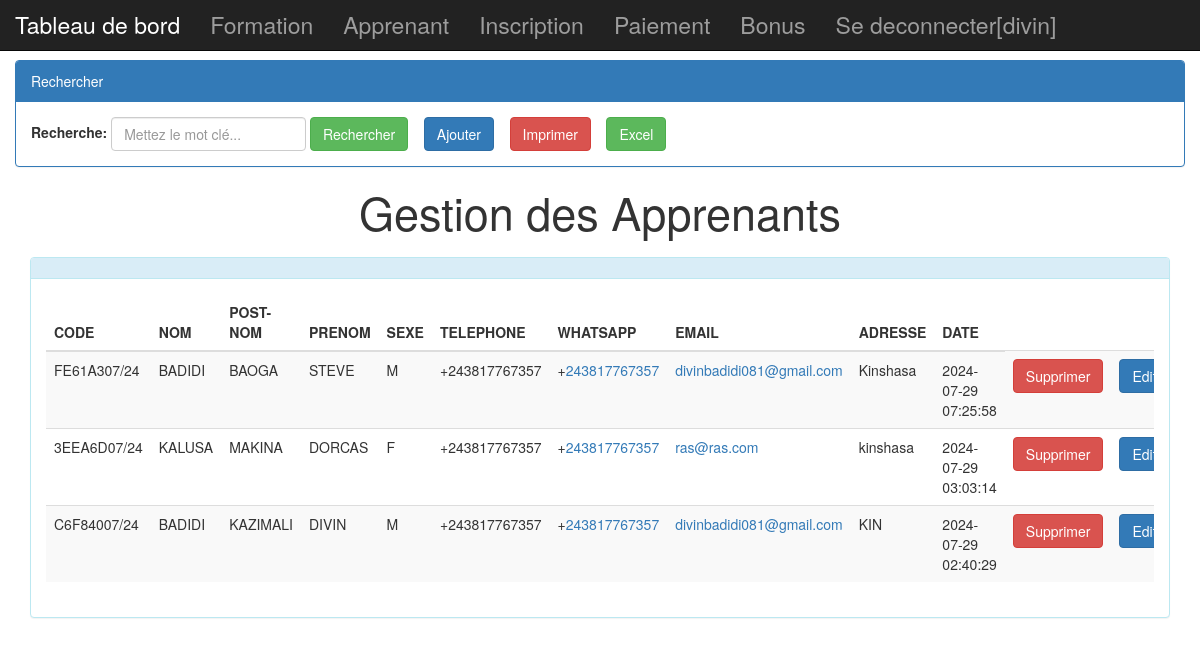
/view/apprenant.php (signed in), run on the app's committed database.
### tables this page shows
CREATE TABLE `apprenant` (
  `code` varchar(15) NOT NULL,
  `nom` varchar(255) NOT NULL,
  `postnom` varchar(255) NOT NULL,
  `prenom` varchar(255) NOT NULL,
  `sexe` varchar(10) NOT NULL,
  `phone` varchar(15) NOT NULL,
  `tel` varchar(15) NOT NULL,
  `email` varchar(100) NOT NULL,
  `adresses` varchar(255) NOT NULL,
  `dates` timestamp NOT NULL DEFAULT current_timestamp(),
  `nom_complet` varchar(255) NOT NULL
);

### model/selection_apprenant.php (called while the page is built)
<?php
	$mc=isset($_GET['motcle'])?$_GET['motcle']:"";
	$requete="SELECT * FROM apprenant WHERE nom_complet LIKE '%$mc%' ORDER BY dates DESC";
	$resultat=$pdo->query($requete);

### view/apprenant.php (the view, shortened to what this page needs)
<!DOCTYPE html>
<html>
<head>
	<link rel="stylesheet" type="text/css" href="../includes/css/bootstrap.css">
</head>
	<body>
		<div class="navbar navbar-inverse navbar-fixed-top">
			<?php 	require_once('menu.php'); ?>
		</div>
	<?php
	    require_once("../bdd/connexion.php");
		require_once('../model/selection_apprenant.php');
	?>
			<div class="contenair col-lg-12 col-md-6 divin">
		<div class="panel panel-primary ">
				<div class="panel-heading">
					Rechercher
				</div>
				<div class="panel-body">
			<form method="get" action="" class="form-inline">
						<div class="form-group">
							<label for="propri">Recherche:</label>
							<input type="text" name="motcle" class="form-control" placeholder="Mettez le mot clé..." value="<?php echo $mc ?>">
						</div>
						<button type="submit" class="btn btn-success">
						Rechercher</button>
						<a href="ajout-apprenant.php" class="btn btn-primary">Ajouter</a>
						<a href="imprimer-apprenant.php" class="btn btn-danger">Imprimer</a>
						  <button class="btn btn-success" title="Exporter vers Excel" name="export2">Excel</button>
					</form>
		</div>
			</div>
		<div align="center">
			<h1 style="font-size: 45px;">
				Gestion des Apprenants
			</h1>
		</div>
			<div class="col-md-12 col-xs-12">
				<div class="panel panel-info spacer">
					<div class="panel-heading">
					</div>
					<div class="panel-body">
						<div class="table-responsive table--no-card m-b-30">
						<table class="table table-striped">
							<thead>
								<tr>
									<th>CODE</th><th>NOM</th><th>POST-NOM</th><th>PRENOM</th><th>SEXE</th><th>TELEPHONE</th><th>WHATSAPP</th><th>EMAIL</th><th>ADRESSE</th><th>DATE</th>
								</tr>
							</thead>
							<tbody>
								<?php while ($et=$resultat->fetch()){?>
								<tr>
								<td><?php  echo($et['code'])?></td>
								<td><?php  echo($et['nom'])?></td>
								<td><?php  echo($et['postnom'])?></td>
								<td><?php  echo($et['prenom'])?></td>
								<td><?php  echo($et['sexe'])?></td>
								<td>+<?php  echo($et['phone'])?></td>
								<td>+<a href="https://api.whatsapp.com/send?phone=%2B<?= $et['tel']; ?>&text=Bonjour&app_absent=0"><?php  echo($et['tel'])?></a></td>
								<td><a href="mailto:<?php  echo($et['email'])?>"><?php  echo($et['email'])?></a> </td>
								<td><?php  echo($et['adresses'])?></td>
								<td><?php  echo($et['dates'])?></td>
								<td><a onclick="return confirm('Etes-vous sûre...?');" href="../model/supprimer-apprenant.php?id=<?php echo($et['code'])?>" class="btn btn-danger">Supprimer</a></td>
								<td><a href="edit-apprenant.php?id=<?php echo($et['code'])?>" class="btn btn-primary">Editer</a></td>
											</tr>
									<?php } ?>
							</tbody>
						</table>
					</div>
					</div>
				</div>
			</div>
	</body>
</html>

### view/apprenant.php (style rules this page uses)
.spacer { margin-top: 10px; }
.divin { margin-top: 60px; }

### data on the page
apprenant: code "FE61A307/24", nom "BADIDI", postnom "BAOGA", prenom "STEVE", sexe "M", phone "243817767357", tel "243817767357", email "divinbadidi081@gmail.com", adresses "Kinshasa", dates "2024-07-29 07:25:58"
apprenant: code "3EEA6D07/24", nom "KALUSA", postnom "MAKINA", prenom "DORCAS", sexe "F", phone "243817767357", tel "243817767357", email "ras@ras.com", adresses "kinshasa", dates "2024-07-29 03:03:14"
apprenant: code "C6F84007/24", nom "BADIDI", postnom "KAZIMALI", prenom "DIVIN", sexe "M", phone "243817767357", tel "243817767357", email "divinbadidi081@gmail.com", adresses "KIN", dates "2024-07-29 02:40:29"

### other printed values
$_SESSION['nom'] "divin"
